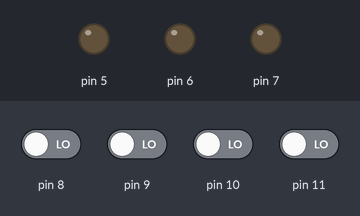
Recording of a sketch running on a simulated Arduino Uno, built with avr-gcc and run on an emulated ATmega328P. Parts: output pins drawn as LEDs (lit = HIGH). The test bench sets the inputs (shaded band); at power-on: pin 8–11 LOW.

Above: at 1.2 s.
1.3 s: pin 8 driven HIGH
At 2.2 s:
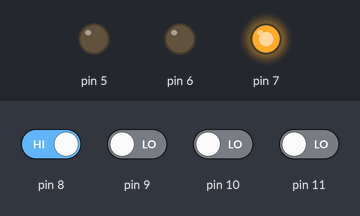
2.8 s: pin 8 driven LOW
At 3.4 s:
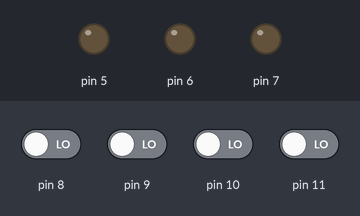
4.3 s: pin 9 driven HIGH
At 5.5 s:
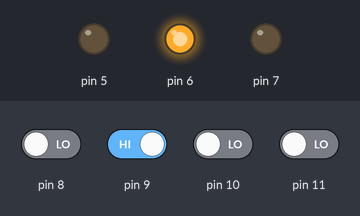
5.8 s: pin 8 driven HIGH
At 6.8 s:
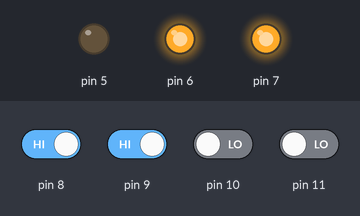
7.3 s: pin 8 driven LOW and pin 9 driven LOW and pin 10 driven HIGH and pin 11 driven HIGH
At 8.0 s:
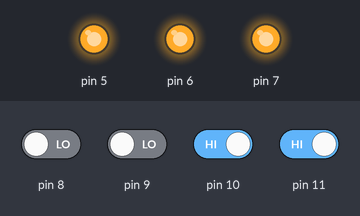
Timing chart, 0 to 9.8 s (numbered marks = the images above; inputs shaded):
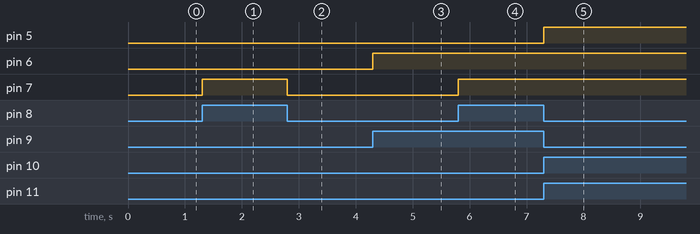

Measured:
- after the input at 1.3 s, pin 7: LOW → HIGH at once
- after the input at 2.8 s, pin 7: HIGH → LOW at once
- after the input at 4.3 s, pin 6: LOW → HIGH at once
- after the input at 5.8 s, pin 7: LOW → HIGH at once
- after the input at 7.3 s, pin 5: LOW → HIGH at once

The sketch:

transmitter.ino
```cpp
// C++ code
//
void setup()
{
  pinMode(7, OUTPUT);
  pinMode(6, OUTPUT);
  pinMode(5, OUTPUT);
  pinMode(8,INPUT);
  pinMode(9,INPUT);
  pinMode(10,INPUT);
  pinMode(11,INPUT);

}

void loop()
{
  if(digitalRead(8)==HIGH){
  	digitalWrite(7,HIGH);
  }

  else if(digitalRead(9)==HIGH){
  	digitalWrite(6,HIGH);
  }

  else if(digitalRead(10)==HIGH){
  	digitalWrite(5,HIGH);
  }

  else if(digitalRead(11)==HIGH){
  	digitalWrite(7,HIGH);
    digitalWrite(6,HIGH);
    digitalWrite(5,HIGH);
  }

  else{
  	digitalWrite(7,LOW);
    digitalWrite(5,LOW);
    digitalWrite(6,LOW);
  }
}
```
